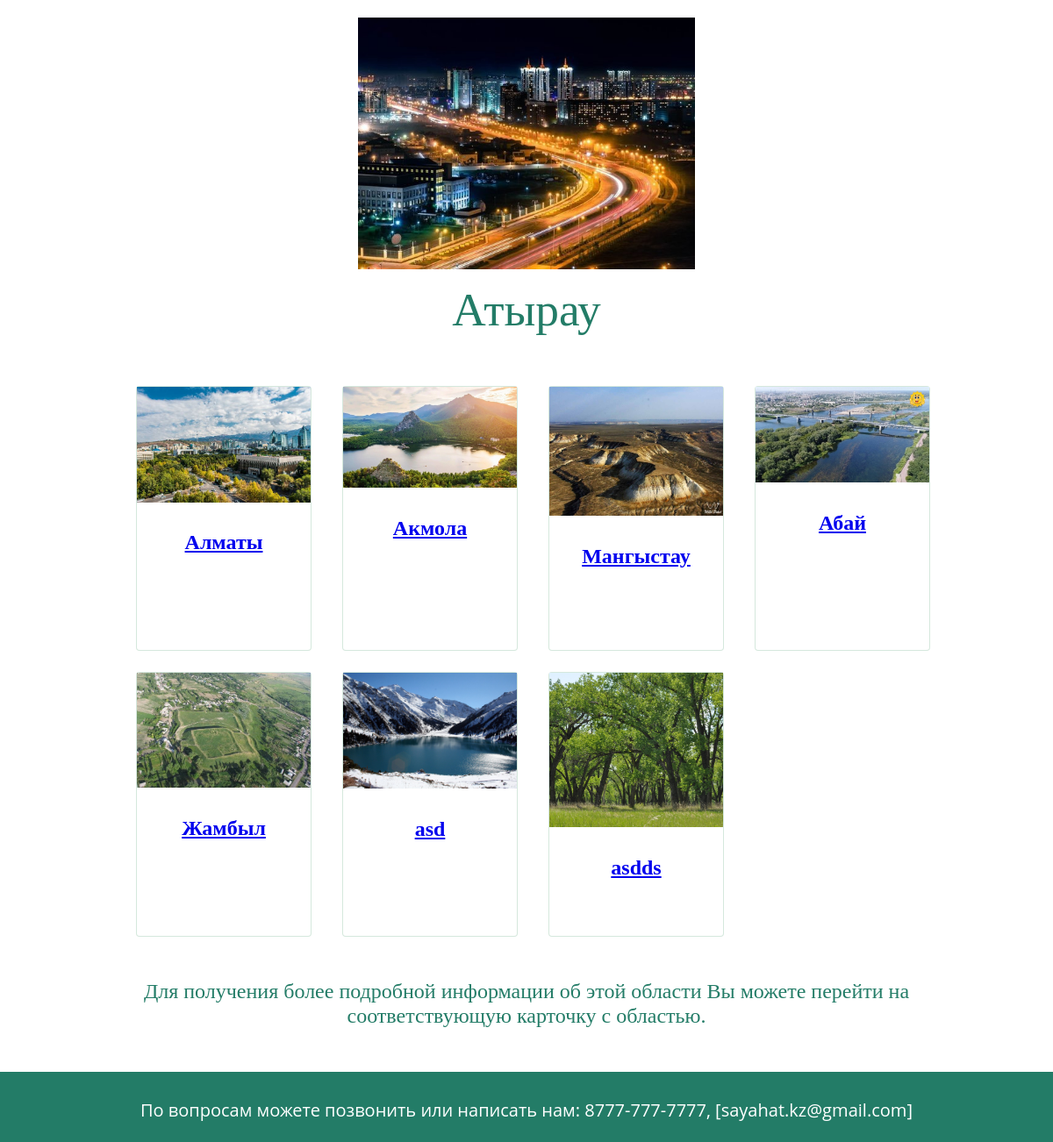
/areas (lower part), run on an earlier commit of the app's database.
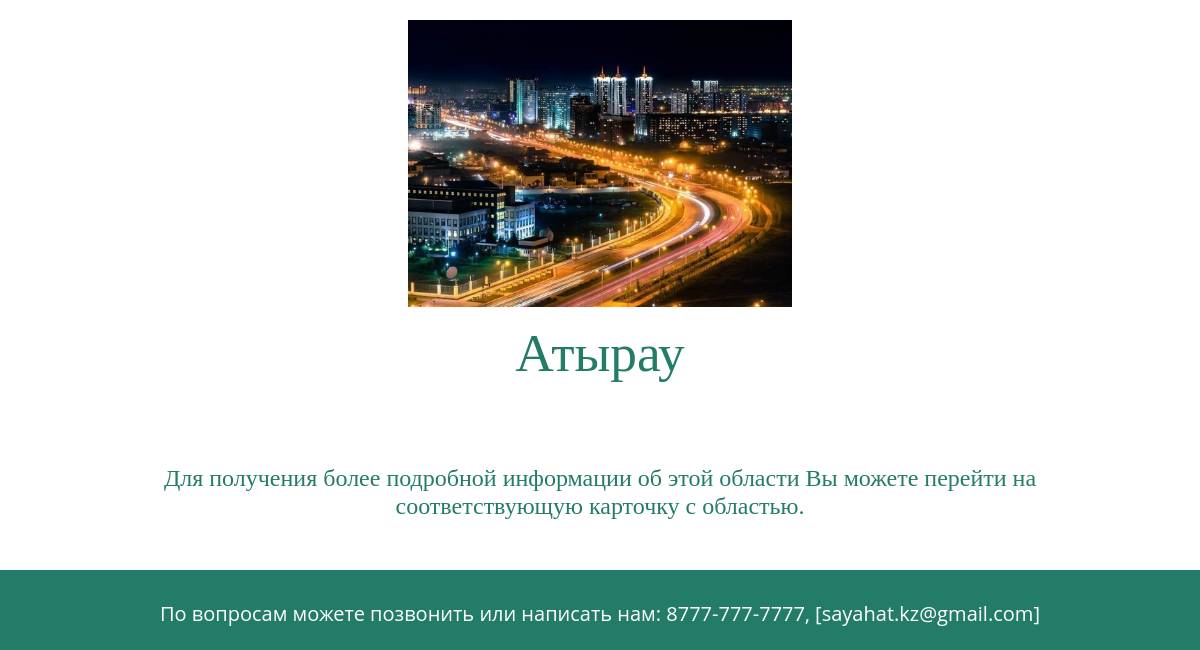
And on a later commit of the database.
### main/models.py (models this page shows, shortened)
class Area(models.Model):
    location = models.CharField(max_length=120, unique=True)
    image = models.ImageField(upload_to='areas_image')
    class Meta:
        verbose_name = 'Area'
        verbose_name_plural = 'Areas'

### main/views.py (the view)
# urls.py: path('areas', views.areas, name='areas'),
def areas(request):
    context = {
            'title': 'sayahat',
            'areas': Area.objects.all(),
        }
    return render(request, 'main/areas.html', context)

### main/templates/main/areas.html (shortened to what this page needs)
{% load static %}
<!DOCTYPE html>
<html lang="en">
<head>
    <link rel="stylesheet" href="{% static '/vendor/css/css/style2.css'%}">
</head>
<body>
<div class="main">
    <div class="max_width mrl_auto text_center mt50px content_col">
        <div class="flex-column items-center">
            <div >
                <img src="{% static '/vendor/css/images/Atyrau.jpg' %}" width="40%">
                <p class="mt0px">Атырау</p>
            </div>
            <div class="flex " style="flex-wrap: wrap">
                {% for area in areas %}
                <div class="mb15rem" style="flex: 0 0 17%;max-width: 30%;min-width: 200px; margin-left: 35px;">
                    <div class="card" style="height: 300px">
                        <img class="card-img-top"
                             src="{{ area.image.url }}" width="100%"
                             alt="">
                        <div class="card-body">
                            <h4 class="card-title">
                                <a href="{% url 'main:area_products' %}">{{ area.location }}</a>
                            </h4>
                        </div>
                    </div>
                </div>
                {% endfor %}
            </div>
            <div style="font-size: 18pt;">
                <p>Для получения более подробной информации об этой области Вы можете перейти на соответствующую карточку с областью.</p>
            </div>
        </div>
    </div>
    <footer>
        <div style="margin-top: 30px">
            <p>По вопросам можете позвонить или написать нам: 8777-777-7777, [sayahat.kz@gmail.com]</p>
        </div>
    </footer>
</div>
</body>
</html>

What changed in the data, as far as the page shows it:
removed Area: image (picture), location "Алматы"
removed Area: image (picture), location "Акмола"
removed Area: image (picture), location "Мангыстау"
removed Area: image (picture), location "Абай"
removed Area: image (picture), location "Жамбыл"
removed Area: image (picture), location "asd"
removed Area: image (picture), location "asdds"
